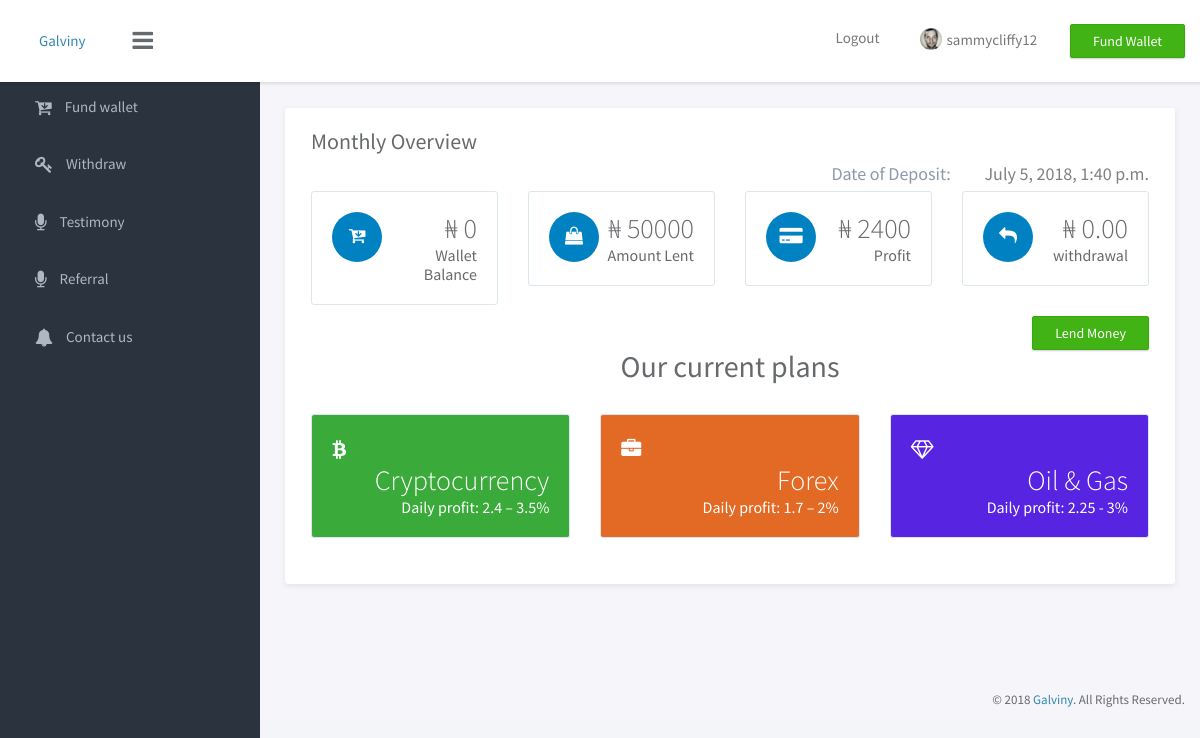
Page /profile/ (signed in) on the earlier database version.
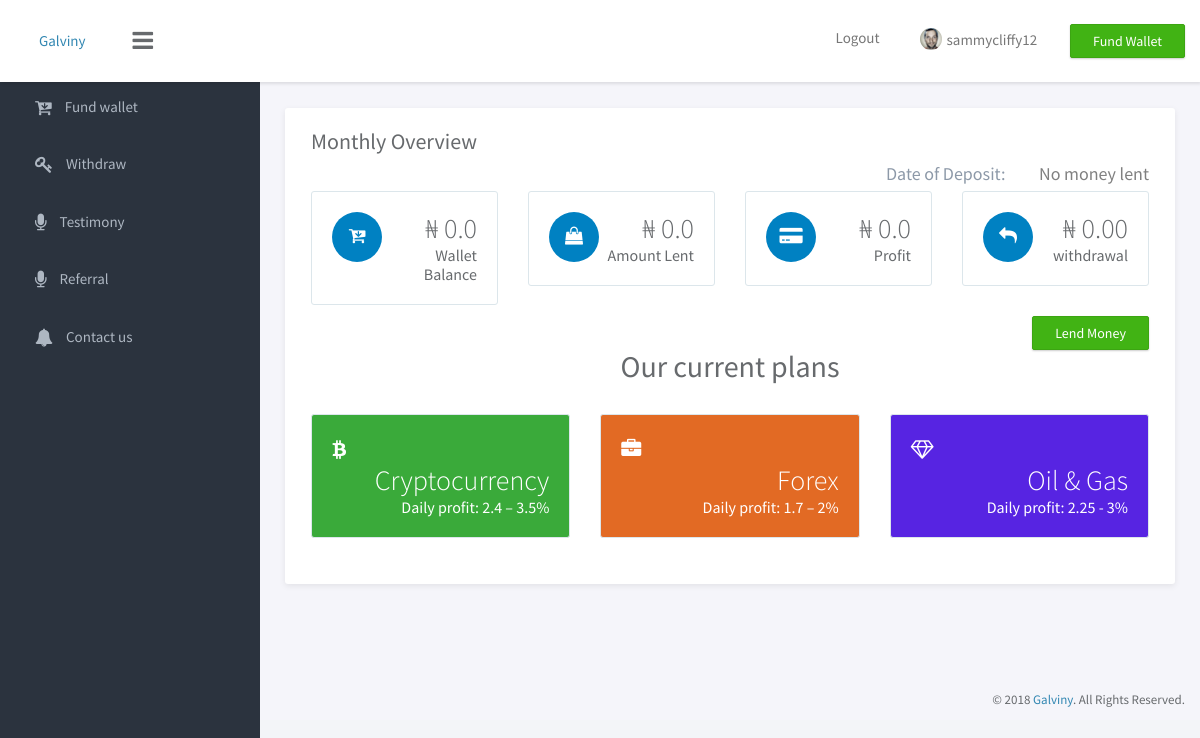
Same page on the later database version.
### app/models.py (models this page shows, shortened)
class Cryptocurrency(models.Model):
    username = models.CharField(max_length = 255, null = True)
    choice = models.PositiveIntegerField( null = True)
    lent = models.CharField(max_length = 255, blank=True, )
    confirmed = models.BooleanField(default=False)
    profit = models.PositiveIntegerField(null=True, default=0)
    deposit_date = models.DateTimeField(auto_now=True)
    lend_date = models.DateTimeField(null=True, blank=True)
    amount_lent = models.PositiveIntegerField(null=True, default=0)
    previous_withdraw = models.PositiveIntegerField(null = True, default = 0)

### app/views.py (the view, shortened to what this page needs)
# urls.py: url(r'^profile/$', views.profile, name='profile'),
@login_required
def profile(request):
    try:
        profile = Cryptocurrency.objects.get(username = request.user.username)
        if profile.lent == 'True':
            paid_date = profile.lend_date
            choice = profile.choice
            end_date = paid_date + timedelta(days=60)
            current_day = timezone.now()
            profit_days = current_day - paid_date
            profit_days = profit_days.days
            if profile.amount_lent == 50000 and paid_date <= end_date:
                profit = 1200 * profit_days
                Cryptocurrency.objects.filter(username = request.user.username).update(
                    profit = profit
                )
                data = {
                                'wallet_balance':profile.choice,
                                'date':paid_date,
                                'profit':profit,
                                'amount':profile.amount_lent
                            }
                return render(request, 'app/profile.html', data)
    except ObjectDoesNotExist:
        try:
            profile = Forex.objects.get(username = request.user.username)
            if profile.lent == 'True':
                paid_date = profile.lend_date
                choice = profile.choice
                end_date = paid_date + timedelta(days=90)
                current_day = timezone.now()
                profit_days = current_day - paid_date
                profit_days = profit_days.days
                if profile.amount_lent == 100000 and paid_date <= end_date:
                    profit = 1700 * profit_days
                    data = {
                                    'wallet_balance':profile.choice,
                                    'date':paid_date,
                                    'profit':profit,
                                    'amount':profile.amount_lent
                                }
                    return render(request, 'app/profile.html', data)
                elif profile.amount_lent == 200000 and paid_date <= end_date:
                    profit = 3400 * profit_days
                    data = {
                                    'wallet_balance':profile.choice,
                                    'date':paid_date,
                                    'profit':profit,
                                    'amount':profile.amount_lent
                                }
                    return render(request, 'app/profile.html', data)
                elif profile.amount_lent == 300000 and paid_date <= end_date:
                    profit = 5100 * profit_days
                    data = {
                                    'wallet_balance':profile.choice,
                                    'date':paid_date,
                                    'profit':profit,
                                    'amount':profile.amount_lent
                                }
                    return render(request, 'app/profile.html', data)
                elif profile.amount_lent == 400000 and paid_date <= end_date:
                    profit = 6800 * profit_days
                    data = {
                                    'wallet_balance':profile.choice,
                                    'date':paid_date,
                                    'profit':profit,
                                    'amount':profile.amount_lent
                                }
                    return render(request, 'app/profile.html', data)
                elif profile.amount_lent == 500000 and paid_date <= end_date:
                    profit = 8500 * profit_days
                    data = {
                                    'wallet_balance':profile.choice,
                                    'date':paid_date,
                                    'profit':profit,
                                    'amount':profile.amount_lent
                                }
                    return render(request, 'app/profile.html', data)
                elif profile.amount_lent == 600000 and paid_date <= end_date:
                    profit = 10200 * profit_days
                    data = {
                                    'wallet_balance':profile.choice,
                                    'date':paid_date,
                                    'profit':profit,
                                    'amount':profile.amount_lent
                                }
                    return render(request, 'app/profile.html', data)
            else:
                profile = Forex.objects.get(username = request.user.username, confirmed=True)
                data = {
                        'wallet_balance':profile.choice,
                        'amount':0.00,
                        'date':'No money lent',
                        'profit':0.00
                    }
                return render(request, 'app/profile.html',data)
        except ObjectDoesNotExist:
                try:
                    profile = Oil.objects.get(username = request.user.username)
                    if profile.lent == 'True':
                        paid_date = profile.lend_date
                        choice = profile.choice
                        end_date = paid_date + timedelta(days=60)
                        current_day = timezone.now()
                        profit_days = current_day - paid_date
                        profit_days = profit_days.days
                        if profile.amount_lent == 20000 and paid_date <= end_date:
                            profit = 450 * profit_days
                            data = {
                                            'wallet_balance':profile.choice,
                                            'date':paid_date,
                                            'profit':profit,
                                            'amount':profile.amount_lent
                                        }
                            return render(request, 'app/profile.html', data)
                        elif profile.amount_lent == 40000 and paid_date <= end_date:
                            profit = 900 * profit_days
                            data = {
                                            'wallet_balance':profile.choice,
                                            'date':paid_date,
                                            'profit':profit,
                                            'amount':profile.amount_lent
                                        }
                            return render(request, 'app/profile.html', data)
                        elif profile.amount_lent == 80000 and paid_date <= end_date:
                            profit = 1800 * profit_days
                            data = {
                                            'wallet_balance':profile.choice,
                                            'date':paid_date,
                                            'profit':profit,
                                            'amount':profile.amount_lent
                                        }
                            return render(request, 'app/profile.html', data)
                        elif profile.amount_lent == 100000 and paid_date <= end_date:
                            profit = 2250 * profit_days
                            data = {
                                            'wallet_balance':profile.choice,
                                            'date':paid_date,
                                            'profit':profit,
                                            'amount':profile.amount_lent
                                        }
                            return render(request, 'app/profile.html', data)
                        elif profile.amount_lent == 200000 and paid_date <= end_date:
                            profit = 4500 * profit_days
                            data = {
                                            'wallet_balance':profile.choice,
                                            'date':paid_date,
                                            'profit':profit,
                                            'amount':profile.amount_lent
                                        }
                            return render(request, 'app/profile.html', data)
                        elif profile.amount_lent == 300000 and paid_date <= end_date:
                            profit = 6750 * profit_days
                            data = {
                                            'wallet_balance':profile.choice,
                                            'date':paid_date,
                                            'profit':profit,
                                            'amount':profile.amount_lent
                                        }
                            return render(request, 'app/profile.html', data)
                        elif profile.amount_lent == 4000000 and paid_date <= end_date:
                            profit = 9000 * profit_days
                            data = {
                                            'wallet_balance':profile.choice,
                                            'date':paid_date,
                                            'profit':profit,
                                            'amount':profile.amount_lent
                                        }
                            return render(request, 'app/profile.html', data)
                    else:
                        profile = Oil.objects.get(username = request.user.username, confirmed=True)
                        data = {
                                'wallet_balance':profile.choice,
                                'amount':0.00,
                                'date':'No money lent',
                                'profit':0.00
                            }
                        return render(request, 'app/profile.html',data)
                except ObjectDoesNotExist:
                    data = {
                                'wallet_balance':0.00,
                                'amount':0.00,
                                'date':'No money lent',
                                'profit':0.00
                            }
                    return render(request, 'app/profile.html',data)

### app/templates/app/profile.html (shortened to what this page needs)
{% load staticfiles %}
<!doctype html>
<html lang="en">
<head>
	<link rel="stylesheet" href="https://cdnjs.cloudflare.com/ajax/libs/font-awesome/4.7.0/css/font-awesome.min.css">
	<link rel="stylesheet" href="{% static 'app/css/bootstrap.min.css'%}">
	<link rel="stylesheet" href="{% static 'app/css/font-awesome.min.css'%}">
	<link rel="stylesheet" href="{% static 'app/css/lineariconstyle.css'%}">
	<link rel="stylesheet" href="{% static 'app/css/main.css'%}">
</head>
<body>
	<div id="wrapper">
		<nav class="navbar navbar-default navbar-fixed-top">
			<div class="brand">
				<a href="index.html">Galviny</a>
			</div>
			<div class="container-fluid">
				<div class="navbar-btn">
					<button type="button" class="btn-toggle-fullwidth"><i class="fa fa-bars"></i></button>
				</div>
				<div class="navbar-btn navbar-btn-right">
					<a class="btn btn-success update-pro" href="{% url 'fundwallet' %}"> <span>Fund Wallet</span></a>
				</div>
				<div id="navbar-menu">
					<ul class="nav navbar-nav navbar-right">
						<li class="dropdown">
							<a href="{% url 'logout'%}" >Logout</a>
						</li>
						<li class="dropdown">
							<a href="#" class="dropdown-toggle" data-toggle="dropdown"><img src="{% static 'app/img/user.png'%}" class="img-circle" alt="Avatar"> <span>{{user.username}}</span> <i class="icon-submenu lnr lnr-chevron-down"></i></a>
						</li>
					</ul>
				</div>
			</div>
		</nav>
		<div id="sidebar-nav" class="sidebar">
			<div class="sidebar-scroll">
				<nav>
					<ul class="nav">
						<li><a href="{% url 'fundwallet' %}" class=""><i class="fa fa-cart-arrow-down"></i> <span>Fund wallet</span></a></li>
						<li><a href="{% url 'withdrawal' %}" class=""><i class="fa fa fa-key"></i> <span>Withdraw</span></a></li>
						<li><a href="{% url 'testimony'%} " class=""><i class="fa fa-microphone"></i> <span>Testimony</span></a></li>
						<li><a href="{% url 'referrer'%} " class=""><i class="fa fa-microphone"></i> <span>Referral</span></a></li>
						<li><a href="" class=""><i class="fa fa-bell"></i> <span>Contact us</span></a></li>
					</ul>
				</nav>
			</div>
		</div>
		<div class="main">
			<div class="main-content">
				<div class="container-fluid">
					<div class="panel panel-headline">
						<div class="panel-heading">
							<h3 class="panel-title">Monthly Overview</h3>
							<p class="panel-subtitle" style=" font-size:18px; float:right">Date of Deposit: <span style="color:grey; padding-left:30px;">{{date}}</span></p>
						</div>
						<div class="panel-body">
							<div class="row">
								<div class="col-md-3">
									<div class="metric">
										<span class="icon"><i class="fa fa-cart-arrow-down"></i></span>
										<p>
											<span class="number">&#8358; {{wallet_balance}}</span>
											<span class="title">Wallet Balance</span>
										</p>
									</div>
								</div>
								<div class="col-md-3">
									<div class="metric">
										<span class="icon"><i class="fa fa-shopping-bag"></i></span>
										<p>
											<span class="number">&#8358; {{amount}}</span>
											<span class="title">Amount Lent</span>
										</p>
									</div>
								</div>
								<div class="col-md-3">
									<div class="metric">
										<span class="icon"><i class="fa fa-credit-card-alt"></i></span>
										<p>
											<span class="number">&#8358; {{profit}}</span>
											<span class="title">Profit</span>
										</p>
									</div>
								</div>
								<div class="col-md-3">
									<div class="metric">
										<span class="icon"><i class="fa fa-reply"></i></span>
										<p>
											<span class="number">&#8358; 0.00</span>
											<span class="title">withdrawal</span>
										</p>
									</div>
									<form action="" id="lend_form">
										<input type="submit" class="btn btn-success" style="float:right" value="Lend Money">
									</form>
								</div>
								<h2 style="text-align:center">Our current plans</h2><br>
								<div class="col-md-4">
									<div class="metric" style="background-color:rgb(58, 170, 58)">
										<span  style="color:white; font-size:20px;"><i class="fa fa-btc"></i></span>
										<p>
											<span class="number" style="color:white;">Cryptocurrency</span>
											<span class="title" style="color:white;">Daily profit: 2.4 – 3.5%</span>
										</p>
									</div>
								</div>
								<div class="col-md-4">
									<div class="metric" style="background-color:rgb(226, 106, 36)">
										<span style="color:white; font-size:20px;color:ehite"><i class="fa fa-briefcase"></i></span>
										<p>
											<span class="number" style="color:white;">Forex</span>
											<span class="title" style="color:white;">Daily profit: 1.7 – 2%</span>
										</p>
									</div>
								</div>
								<div class="col-md-4">
									<div class="metric" style="background-color:rgb(87, 36, 226)">
										<span style="color:white; font-size:20px;color:white"><i class="fa fa-diamond"></i></span>
										<p>
											<span class="number" style="color:white;">Oil &amp; Gas</span>
											<span class="title" style="color:white;">Daily profit: 2.25 - 3%</span>
										</p>
									</div>
								</div>
							</div>
						</div>
					</div>
		<footer>
			<div class="container-fluid">
				<p class="copyright">&copy; 2018 <a href="index.html" target="_blank">Galviny</a>. All Rights Reserved.</p>
			</div>
		</footer>
	</div>
</body>
</html>

Differences in the rows shown:
removed Cryptocurrency: lend_date "July 5, 2018, 1:40 p.m."
Other differences:
{{ date }}: (not shown) → "No money lent"
{{ wallet_balance }}: "0" → "0.0"
{{ amount }}: "50000" → "0.0"
{{ profit }}: "2400" → "0.0"
